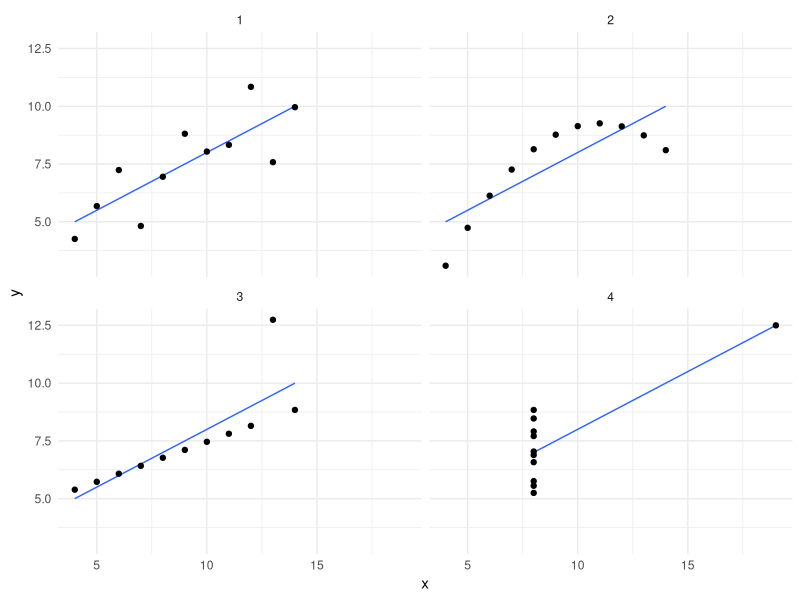
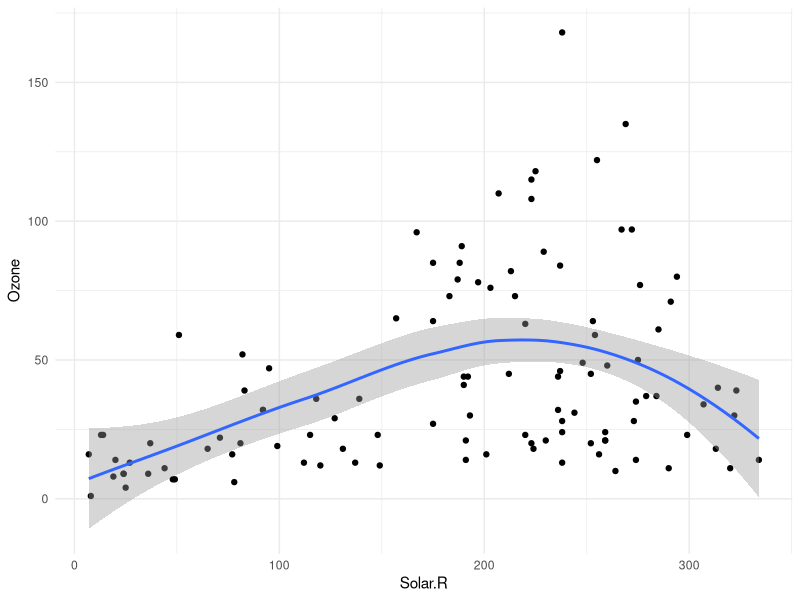
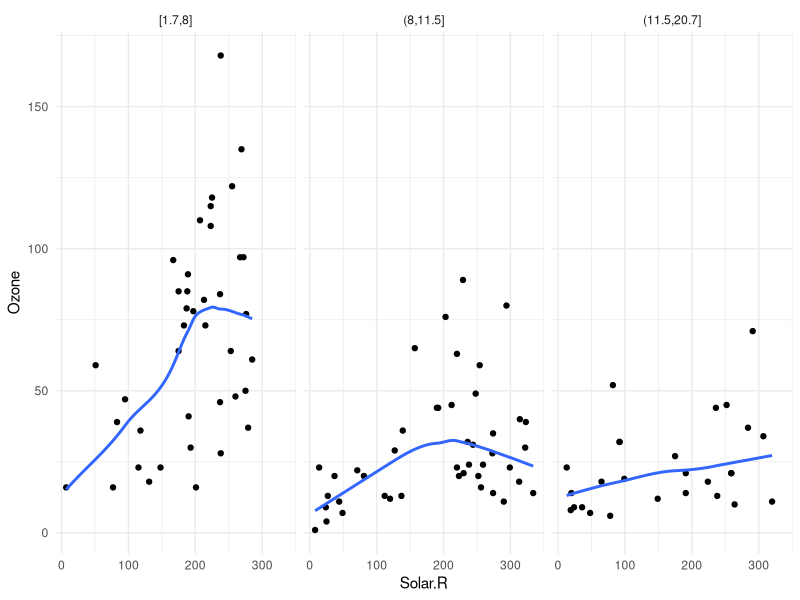

R code for these plots, in order:
## ---- chunk 1
library(tidyverse)
theme_set(theme_minimal())

anscombe_long <- anscombe %>%
    mutate(n_obs = 1:n()) %>%
    gather(key, value, -n_obs) %>%
    separate(key, c("var", "dataset"), 1) %>%
    spread(var, value)

ggplot(anscombe_long, aes(x, y)) +
    geom_smooth(method = "lm", se = FALSE, size = 0.5) +
    geom_point() +
    facet_wrap(~dataset)

## ---- chunk 2
ggplot(airquality, aes(x=Solar.R, y=Ozone)) + geom_point() +
    geom_smooth(method = "loess", span = 1)
## ---- chunk 3
airquality$Wind_cat <- cut(airquality$Wind,
            breaks = quantile(airquality$Wind, c(0, 1/3, 2/3, 1)),
            include.lowest = TRUE)
ggplot(airquality, aes(x=Solar.R, y=Ozone)) + geom_point() +
    facet_wrap(~Wind_cat) +
    geom_smooth(method = "loess", span = 0.8, se = FALSE,
                method.args = list(degree = 1, family="symmetric"))
